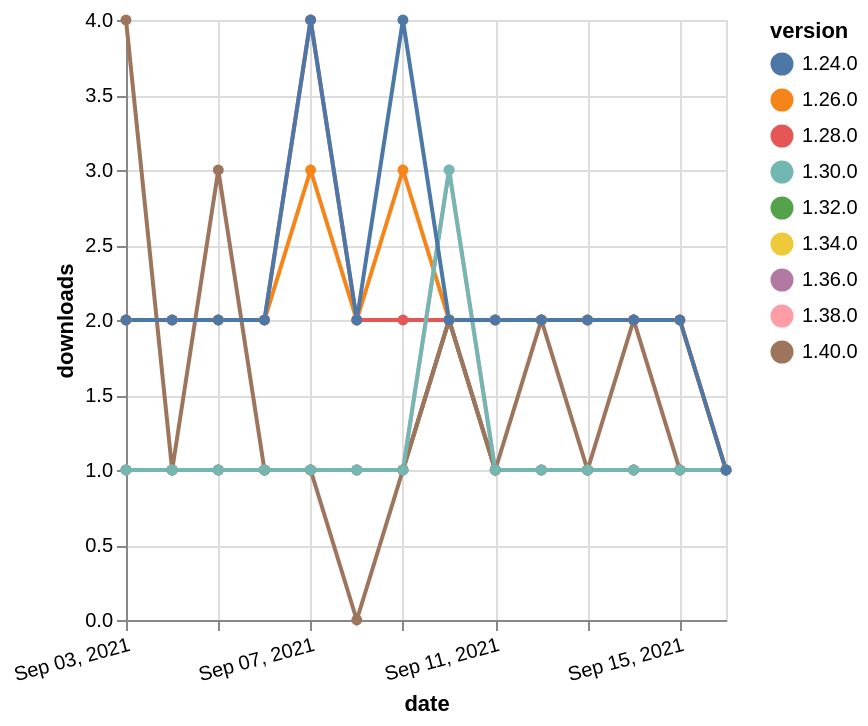

Vega-Lite specification stored for this chart:
### Vega-Lite specification from a JSON file in a GitHub repository (floating-point values rounded to 4 significant figures)
{"$schema": "https://vega.github.io/schema/vega-lite/v5.json", "description": "A simple bar chart with embedded data.", "data": {"values": [{"date": "2021-09-03", "total": 168, "delta": 1, "version": "1.34.0"}, {"date": "2021-09-04", "total": 169, "delta": 1, "version": "1.34.0"}, {"date": "2021-09-05", "total": 170, "delta": 1, "version": "1.34.0"}, {"date": "2021-09-06", "total": 171, "delta": 1, "version": "1.34.0"}, {"date": "2021-09-07", "total": 172, "delta": 1, "version": "1.34.0"}, {"date": "2021-09-08", "total": 173, "delta": 1, "version": "1.34.0"}, {"date": "2021-09-09", "total": 174, "delta": 1, "version": "1.34.0"}, {"date": "2021-09-10", "total": 176, "delta": 2, "version": "1.34.0"}, {"date": "2021-09-11", "total": 177, "delta": 1, "version": "1.34.0"}, {"date": "2021-09-12", "total": 178, "delta": 1, "version": "1.34.0"}, {"date": "2021-09-13", "total": 179, "delta": 1, "version": "1.34.0"}, {"date": "2021-09-14", "total": 180, "delta": 1, "version": "1.34.0"}, {"date": "2021-09-15", "total": 181, "delta": 1, "version": "1.34.0"}, {"date": "2021-09-16", "total": 182, "delta": 1, "version": "1.34.0"}, {"date": "2021-09-03", "total": 192, "delta": 1, "version": "1.32.0"}, {"date": "2021-09-04", "total": 193, "delta": 1, "version": "1.32.0"}, {"date": "2021-09-05", "total": 194, "delta": 1, "version": "1.32.0"}, {"date": "2021-09-06", "total": 195, "delta": 1, "version": "1.32.0"}, {"date": "2021-09-07", "total": 196, "delta": 1, "version": "1.32.0"}, {"date": "2021-09-08", "total": 197, "delta": 1, "version": "1.32.0"}, {"date": "2021-09-09", "total": 198, "delta": 1, "version": "1.32.0"}, {"date": "2021-09-10", "total": 200, "delta": 2, "version": "1.32.0"}, {"date": "2021-09-11", "total": 201, "delta": 1, "version": "1.32.0"}, {"date": "2021-09-12", "total": 202, "delta": 1, "version": "1.32.0"}, {"date": "2021-09-13", "total": 203, "delta": 1, "version": "1.32.0"}, {"date": "2021-09-14", "total": 204, "delta": 1, "version": "1.32.0"}, {"date": "2021-09-15", "total": 205, "delta": 1, "version": "1.32.0"}, {"date": "2021-09-16", "total": 206, "delta": 1, "version": "1.32.0"}, {"date": "2021-09-03", "total": 2412, "delta": 2, "version": "1.28.0"}, {"date": "2021-09-04", "total": 2414, "delta": 2, "version": "1.28.0"}, {"date": "2021-09-05", "total": 2416, "delta": 2, "version": "1.28.0"}, {"date": "2021-09-06", "total": 2418, "delta": 2, "version": "1.28.0"}, {"date": "2021-09-07", "total": 2422, "delta": 4, "version": "1.28.0"}, {"date": "2021-09-08", "total": 2424, "delta": 2, "version": "1.28.0"}, {"date": "2021-09-09", "total": 2426, "delta": 2, "version": "1.28.0"}, {"date": "2021-09-10", "total": 2428, "delta": 2, "version": "1.28.0"}, {"date": "2021-09-11", "total": 2430, "delta": 2, "version": "1.28.0"}, {"date": "2021-09-12", "total": 2432, "delta": 2, "version": "1.28.0"}, {"date": "2021-09-13", "total": 2434, "delta": 2, "version": "1.28.0"}, {"date": "2021-09-14", "total": 2436, "delta": 2, "version": "1.28.0"}, {"date": "2021-09-15", "total": 2438, "delta": 2, "version": "1.28.0"}, {"date": "2021-09-16", "total": 2439, "delta": 1, "version": "1.28.0"}, {"date": "2021-09-03", "total": 2576, "delta": 2, "version": "1.26.0"}, {"date": "2021-09-04", "total": 2578, "delta": 2, "version": "1.26.0"}, {"date": "2021-09-05", "total": 2580, "delta": 2, "version": "1.26.0"}, {"date": "2021-09-06", "total": 2582, "delta": 2, "version": "1.26.0"}, {"date": "2021-09-07", "total": 2585, "delta": 3, "version": "1.26.0"}, {"date": "2021-09-08", "total": 2587, "delta": 2, "version": "1.26.0"}, {"date": "2021-09-09", "total": 2590, "delta": 3, "version": "1.26.0"}, {"date": "2021-09-10", "total": 2592, "delta": 2, "version": "1.26.0"}, {"date": "2021-09-11", "total": 2594, "delta": 2, "version": "1.26.0"}, {"date": "2021-09-12", "total": 2596, "delta": 2, "version": "1.26.0"}, {"date": "2021-09-13", "total": 2598, "delta": 2, "version": "1.26.0"}, {"date": "2021-09-14", "total": 2600, "delta": 2, "version": "1.26.0"}, {"date": "2021-09-15", "total": 2602, "delta": 2, "version": "1.26.0"}, {"date": "2021-09-16", "total": 2603, "delta": 1, "version": "1.26.0"}, {"date": "2021-09-03", "total": 176, "delta": 1, "version": "1.38.0"}, {"date": "2021-09-04", "total": 177, "delta": 1, "version": "1.38.0"}, {"date": "2021-09-05", "total": 178, "delta": 1, "version": "1.38.0"}, {"date": "2021-09-06", "total": 179, "delta": 1, "version": "1.38.0"}, {"date": "2021-09-07", "total": 180, "delta": 1, "version": "1.38.0"}, {"date": "2021-09-08", "total": 181, "delta": 1, "version": "1.38.0"}, {"date": "2021-09-09", "total": 182, "delta": 1, "version": "1.38.0"}, {"date": "2021-09-10", "total": 185, "delta": 3, "version": "1.38.0"}, {"date": "2021-09-11", "total": 186, "delta": 1, "version": "1.38.0"}, {"date": "2021-09-12", "total": 187, "delta": 1, "version": "1.38.0"}, {"date": "2021-09-13", "total": 188, "delta": 1, "version": "1.38.0"}, {"date": "2021-09-14", "total": 189, "delta": 1, "version": "1.38.0"}, {"date": "2021-09-15", "total": 190, "delta": 1, "version": "1.38.0"}, {"date": "2021-09-16", "total": 191, "delta": 1, "version": "1.38.0"}, {"date": "2021-09-03", "total": 161, "delta": 1, "version": "1.36.0"}, {"date": "2021-09-04", "total": 162, "delta": 1, "version": "1.36.0"}, {"date": "2021-09-05", "total": 163, "delta": 1, "version": "1.36.0"}, {"date": "2021-09-06", "total": 164, "delta": 1, "version": "1.36.0"}, {"date": "2021-09-07", "total": 165, "delta": 1, "version": "1.36.0"}, {"date": "2021-09-08", "total": 166, "delta": 1, "version": "1.36.0"}, {"date": "2021-09-09", "total": 167, "delta": 1, "version": "1.36.0"}, {"date": "2021-09-10", "total": 169, "delta": 2, "version": "1.36.0"}, {"date": "2021-09-11", "total": 170, "delta": 1, "version": "1.36.0"}, {"date": "2021-09-12", "total": 171, "delta": 1, "version": "1.36.0"}, {"date": "2021-09-13", "total": 172, "delta": 1, "version": "1.36.0"}, {"date": "2021-09-14", "total": 173, "delta": 1, "version": "1.36.0"}, {"date": "2021-09-15", "total": 174, "delta": 1, "version": "1.36.0"}, {"date": "2021-09-16", "total": 175, "delta": 1, "version": "1.36.0"}, {"date": "2021-09-03", "total": 123, "delta": 4, "version": "1.40.0"}, {"date": "2021-09-04", "total": 124, "delta": 1, "version": "1.40.0"}, {"date": "2021-09-05", "total": 127, "delta": 3, "version": "1.40.0"}, {"date": "2021-09-06", "total": 128, "delta": 1, "version": "1.40.0"}, {"date": "2021-09-07", "total": 129, "delta": 1, "version": "1.40.0"}, {"date": "2021-09-08", "total": 129, "delta": 0, "version": "1.40.0"}, {"date": "2021-09-09", "total": 130, "delta": 1, "version": "1.40.0"}, {"date": "2021-09-10", "total": 132, "delta": 2, "version": "1.40.0"}, {"date": "2021-09-11", "total": 133, "delta": 1, "version": "1.40.0"}, {"date": "2021-09-12", "total": 135, "delta": 2, "version": "1.40.0"}, {"date": "2021-09-13", "total": 136, "delta": 1, "version": "1.40.0"}, {"date": "2021-09-14", "total": 138, "delta": 2, "version": "1.40.0"}, {"date": "2021-09-15", "total": 139, "delta": 1, "version": "1.40.0"}, {"date": "2021-09-16", "total": 140, "delta": 1, "version": "1.40.0"}, {"date": "2021-09-03", "total": 377, "delta": 1, "version": "1.30.0"}, {"date": "2021-09-04", "total": 378, "delta": 1, "version": "1.30.0"}, {"date": "2021-09-05", "total": 379, "delta": 1, "version": "1.30.0"}, {"date": "2021-09-06", "total": 380, "delta": 1, "version": "1.30.0"}, {"date": "2021-09-07", "total": 381, "delta": 1, "version": "1.30.0"}, {"date": "2021-09-08", "total": 382, "delta": 1, "version": "1.30.0"}, {"date": "2021-09-09", "total": 383, "delta": 1, "version": "1.30.0"}, {"date": "2021-09-10", "total": 386, "delta": 3, "version": "1.30.0"}, {"date": "2021-09-11", "total": 387, "delta": 1, "version": "1.30.0"}, {"date": "2021-09-12", "total": 388, "delta": 1, "version": "1.30.0"}, {"date": "2021-09-13", "total": 389, "delta": 1, "version": "1.30.0"}, {"date": "2021-09-14", "total": 390, "delta": 1, "version": "1.30.0"}, {"date": "2021-09-15", "total": 391, "delta": 1, "version": "1.30.0"}, {"date": "2021-09-16", "total": 392, "delta": 1, "version": "1.30.0"}, {"date": "2021-09-03", "total": 3067, "delta": 2, "version": "1.24.0"}, {"date": "2021-09-04", "total": 3069, "delta": 2, "version": "1.24.0"}, {"date": "2021-09-05", "total": 3071, "delta": 2, "version": "1.24.0"}, {"date": "2021-09-06", "total": 3073, "delta": 2, "version": "1.24.0"}, {"date": "2021-09-07", "total": 3077, "delta": 4, "version": "1.24.0"}, {"date": "2021-09-08", "total": 3079, "delta": 2, "version": "1.24.0"}, {"date": "2021-09-09", "total": 3083, "delta": 4, "version": "1.24.0"}, {"date": "2021-09-10", "total": 3085, "delta": 2, "version": "1.24.0"}, {"date": "2021-09-11", "total": 3087, "delta": 2, "version": "1.24.0"}, {"date": "2021-09-12", "total": 3089, "delta": 2, "version": "1.24.0"}, {"date": "2021-09-13", "total": 3091, "delta": 2, "version": "1.24.0"}, {"date": "2021-09-14", "total": 3093, "delta": 2, "version": "1.24.0"}, {"date": "2021-09-15", "total": 3095, "delta": 2, "version": "1.24.0"}, {"date": "2021-09-16", "total": 3096, "delta": 1, "version": "1.24.0"}]}, "width": "container", "mark": {"type": "line", "point": {"filled": true}}, "encoding": {"x": {"field": "date", "type": "temporal", "timeUnit": "yearmonthdate", "title": "date", "axis": {"labelAngle": -15}}, "y": {"field": "delta", "type": "quantitative", "title": "downloads"}, "color": {"field": "version", "type": "nominal"}, "tooltip": {"field": "delta"}}}
